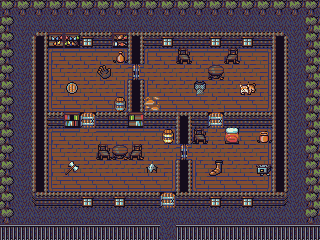

Rendered tile map (Tiled .tmx) drawn with the repository's tilesets; below, a short description and the map source with its tile grids summarised:
An orthogonal 20x15 tile map with 16x16 px tiles, 6 tile layers (Background, Walls, Broken, Good, ...), 5 tilesets.

<map version="1.0" orientation="orthogonal" width="20" height="15" tilewidth="16" tileheight="16">
 <tileset firstgid="1" name="Tiles" tilewidth="16" tileheight="16">
  <image source="../../images/Objects/tiles_dark.png" width="208" height="144" />
 </tileset>
 <tileset firstgid="118" name="Broken" tilewidth="16" tileheight="16">
  <image source="../../images/Objects/items_after.png" width="160" height="96" />
 </tileset>
 <tileset firstgid="178" name="Good" tilewidth="16" tileheight="16">
  <image source="../../images/Objects/items_before.png" width="160" height="96" />
 </tileset>
 <tileset firstgid="238" name="Bed" tilewidth="16" tileheight="16">
  <image source="../../images/Objects/bed.png" width="32" height="16" />
 </tileset>
 <tileset firstgid="240" name="Decor" tilewidth="16" tileheight="16">
  <image source="../../images/decor.png" width="128" height="128" />
 </tileset>
 <layer name="Background" width="20" height="15">
  <data>[300 cells, 300 non-empty, 13 distinct tile ids]</data>
 </layer>
 <layer name="Walls" width="20" height="15">
  <data>[300 cells, 124 non-empty, 13 distinct tile ids]</data>
 </layer>
 <layer name="Broken" width="20" height="15">
  <data>[300 cells, 38 non-empty, 17 distinct tile ids]</data>
 </layer>
 <layer name="Good" width="20" height="15">
  <data>[300 cells, 31 non-empty, 17 distinct tile ids]</data>
 </layer>
 <layer name="Bed" width="20" height="15">
  <data>[300 cells, 1 non-empty, 1 distinct tile ids]</data>
 </layer>
 <layer name="Decor" width="20" height="15">
  <data>[300 cells, 0 non-empty, 0 distinct tile ids]</data>
 </layer>
</map>
